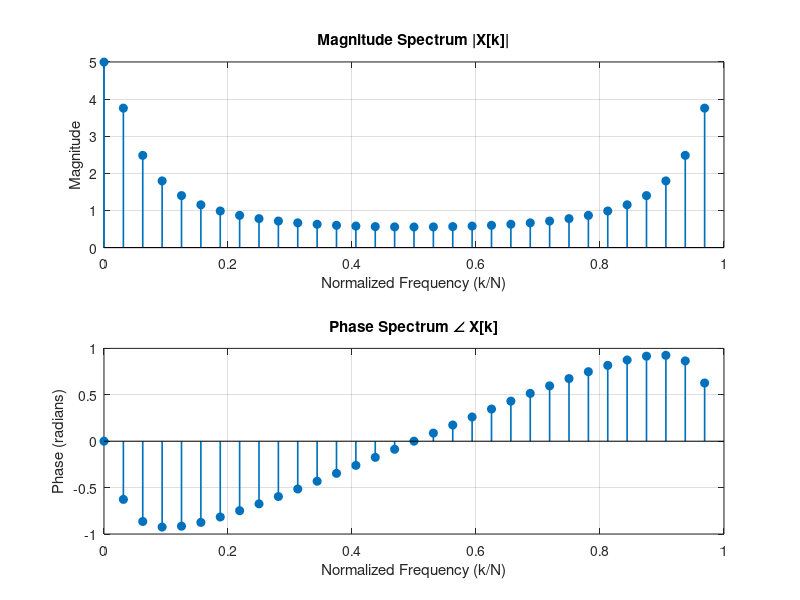

MATLAB code to generate this figure:
% signal of 32 samples
N = 32;
n = 0:N-1;
x = 0.8.^n; % Truncated 0.8^n * u(n)

% 32-point DFT
X = fft(x, N);

% Normalized frequency vector k/N
k_norm = (0:N-1) / N;

% Magnitude and Phase
magX = abs(X);
phaseX = angle(X); % Phase in radians

% Magnitude Spectrum
subplot(2,1,1);
stem(k_norm, magX, 'filled', 'LineWidth', 1.2);
grid on;
title('Magnitude Spectrum |X[k]|');
xlabel('Normalized Frequency (k/N)');
ylabel('Magnitude');

% Phase Spectrum
subplot(2,1,2);
stem(k_norm, phaseX, 'filled', 'LineWidth', 1.2);
grid on;
title('Phase Spectrum \angle X[k]');
xlabel('Normalized Frequency (k/N)');
ylabel('Phase (radians)');
